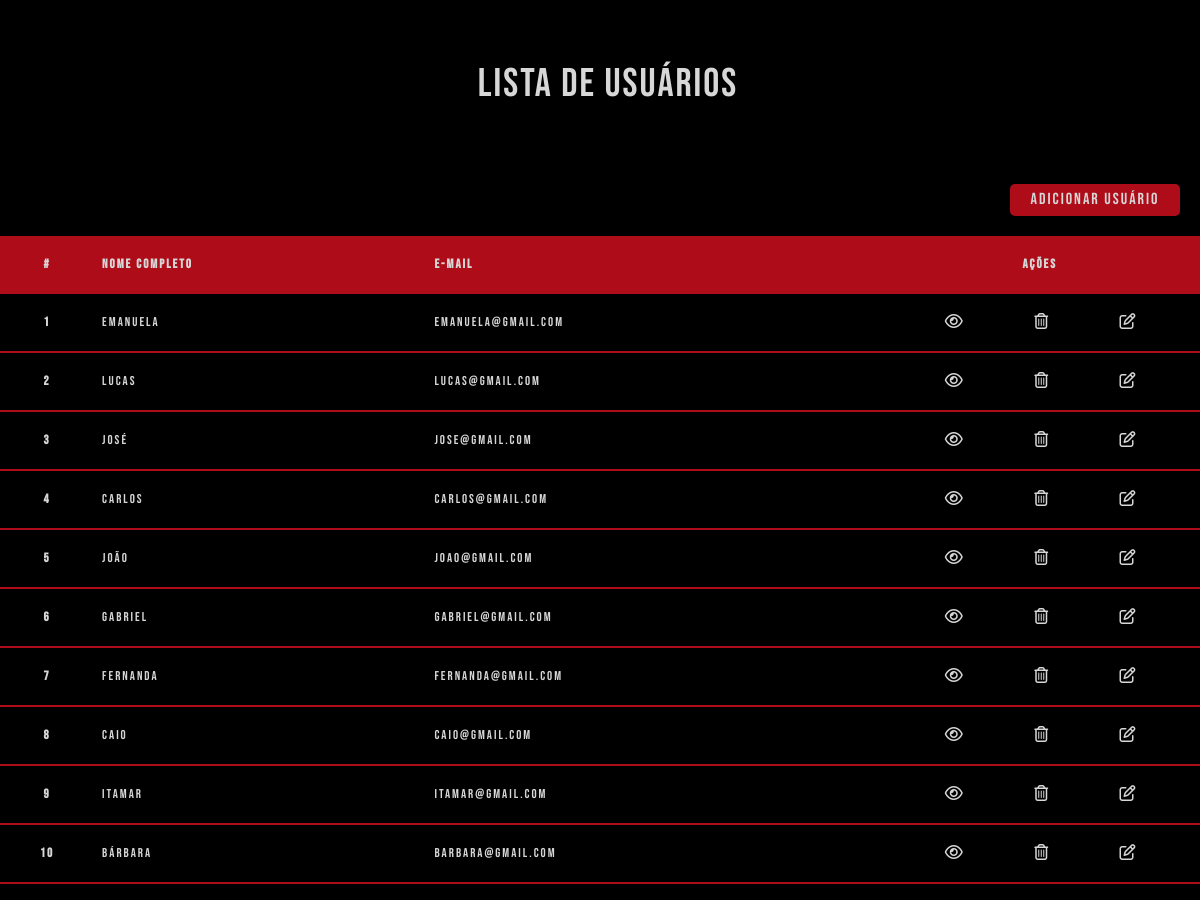
The page / on the database its author committed.
### tables this page shows
CREATE TABLE `users` (
  `id` int(11) NOT NULL,
  `name` varchar(255) NOT NULL,
  `email` varchar(255) NOT NULL,
  `password` varchar(255) NOT NULL
);

### core/helpers.php (called while the page is built, shortened)
<?php
function view($name, $data = [])
{
    extract($data);
    return require "app/views/{$name}.view.php";
}

### app/Controllers/ExampleController.php (called while the page is built, shortened)
<?php
class ExampleController
{
    public function index()
    {
        $users = App::get('database')->selectAll('users');
        return view('admin/index', compact('users'));
    }
}
?>

### core/Router.php (called while the page is built, shortened)
<?php
class Router
{
    public $routes = [
        'GET' => [],
        'POST' => []
    ];
    public function get($uri, $controller)
    {
        $this->routes['GET'][$uri] = $controller;
    }
    public function direct($uri, $requestType)
    {
        if (array_key_exists($uri, $this->routes[$requestType])) {
            return $this->callAction(
                ...explode('@', $this->routes[$requestType][$uri])
            );
        }
        throw new Exception('No route defined for this URI.');
    }
    protected function callAction($controller, $action)
    {
        $controller = new $controller;
        return $controller->$action();
    }
}

### index.php (called while the page is built, shortened)
<?php
Router::load('app/routes.php')
    ->direct(Request::uri(), Request::method());

### core/App.php (called while the page is built, shortened)
<?php
class App
{
    protected static $registry = [];
    public static function bind($key, $value)
    {
        static::$registry[$key] = $value;
    }
    public static function get($key)
    {
        return static::$registry[$key];
    }
}

### core/database/QueryBuilder.php (called while the page is built, shortened)
<?php
class QueryBuilder
{
    protected $pdo;
    public function __construct($pdo)
    {
        $this->pdo = $pdo;
    }
    public function selectAll($table)
    {
        $sql = "select * from {$table}";
        try {
            $stmt = $this->pdo->prepare($sql);
            $stmt->execute();
            return $stmt->fetchAll(PDO::FETCH_CLASS);
        } catch (Exception $e) {
            die($e->getMessage());
        }
    }
}

### app/views/admin/index.view.php (the view, shortened to what this page needs)
<!DOCTYPE html>
<html lang="pt-br">
<head>
    <link href="https://cdn.jsdelivr.net/npm/bootstrap@5.2.2/dist/css/bootstrap.min.css" rel="stylesheet">
    <link rel="stylesheet" href="/app/public/css/listaUsuarios.css">
    <link rel="stylesheet" href="/app/public/css/edit_user_modal.css">
    <link href='https://unpkg.com/boxicons@2.1.4/css/boxicons.min.css' rel='stylesheet'>
</head>
<body>
   <div class="page-container">
       <h1><img src="" alt="" class="img-fluid rounded m-2" id="logo-min">Lista de Usuários</h1>
       <div class="page-content">
        <div class="btn-adicionar">
            <button  class="add botao " type="button" data-modal="modalAdd" >Adicionar Usuário</button>
        </div>
        <div class="container-modal">
            <table class="table table-hover">
                <thead>
                    <tr>
                        <th scope="col" class="number">#</th>
                        <th scope="col">Nome Completo</th>
                        <th>E-mail</th>
                        <th scope="col" class="title-acao">Ações</th>
                    </tr>
                </thead>
                <tbody>
                    <?php foreach ($users as $user) : ?>
                    <tr>
                        <th scope="row" class="number"><?= $user->id ?></th>
                        <td><?= $user->name ?></td>
                        <td class="email"><?= $user->email ?></td>
                        <td>
                            <div class="btn-acoes">
                                <button type="button">
                                    <i class="fa fa-eye botao" aria-hidden="true" data-modal="modalShow-1"></i>
                                </button>
                                <button type="button">
                                    <i class="fa fa-trash-o botao" aria-hidden="true" data-modal="modalDelete-1"></i>
                                </button>
                                <button type="button">
                                    <i class="fa fa-pencil-square-o botao" aria-hidden="true" data-modal="modalEdit-1"></i>
                                </button>
                            </div>
                        </td>
                    </tr>
                    <?php endforeach; ?>
            </div>
        </div>
        </div>
</body>
</html>

### app/public/css/listaUsuarios.css (style rules this page uses)
* { margin: 0; padding: 0; letter-spacing: 2px; font-family: 'Bebas Neue', cursive; color: #d7d7d7; }
body, .page-container { max-width: 100%; max-height: 100%; background-color: #000; color: #fff; overflow-x: hidden; }
h1 { padding: 60px 0; text-align: center; margin-bottom: 1rem; }
.container-modal { display: flex; margin: 0, auto; justify-content: center; }
.btn-adicionar { width: 100%; margin-bottom: 20px; padding-right: 20px; text-align: right; }
.btn-adicionar button { width: 170px; height: 32px; border: none; border-radius: 5px; background-color: #AF0C19; }
table thead { background-color: #AF0C19; }
.title-acao { text-align: center; }
table td { font-size: .9rem; }
table tr { line-height: 40px; border-bottom: 2px solid #AF0C19; }
.btn-acoes { width: 100%; height: 40px; padding: 1px 0 0 3px; display: flex; justify-content: space-between; align-items: center; gap: 15px; }
.btn-acoes button { border: none; background-color: transparent; }
.btn-acoes i { font-size: 1rem; }
.number { text-align: center; }
@media (min-width: 280px) { .btn-adicionar { padding-right: 0; text-align: center; } }
@media (min-width: 280px) { table td { font-size: .8rem; } }
@media (min-width: 280px) { .email { display: block; width: 79px; height: auto; overflow-wrap: break-word; border-bottom: none; } }
@media (min-width: 280px) { table tr { line-height: 25px; font-size: .8rem; } }
@media (min-width: 280px) { .btn-acoes { flex-direction: column; height: auto; } }
@media (min-width: 480px) { .btn-adicionar { padding-right: 20px; text-align: right; } }
@media (min-width: 480px) { .email { width: auto; display: table-cell; } }
@media (min-width: 768px) { table tr { line-height: 40px; } }
@media (min-width: 768px) { .btn-acoes { flex-direction: row; justify-content: space-evenly; } }

### rows shown on the page
users: id "1", name "Emanuela", email "emanuela@gmail.com"
users: id "2", name "Lucas", email "lucas@gmail.com"
users: id "3", name "José", email "jose@gmail.com"
users: id "4", name "Carlos", email "carlos@gmail.com"
users: id "5", name "João", email "joao@gmail.com"
users: id "6", name "Gabriel", email "gabriel@gmail.com"
users: id "7", name "Fernanda", email "fernanda@gmail.com"
users: id "8", name "Caio", email "caio@gmail.com"
users: id "9", name "Itamar", email "itamar@gmail.com"
users: id "10", name "Bárbara", email "barbara@gmail.com"
